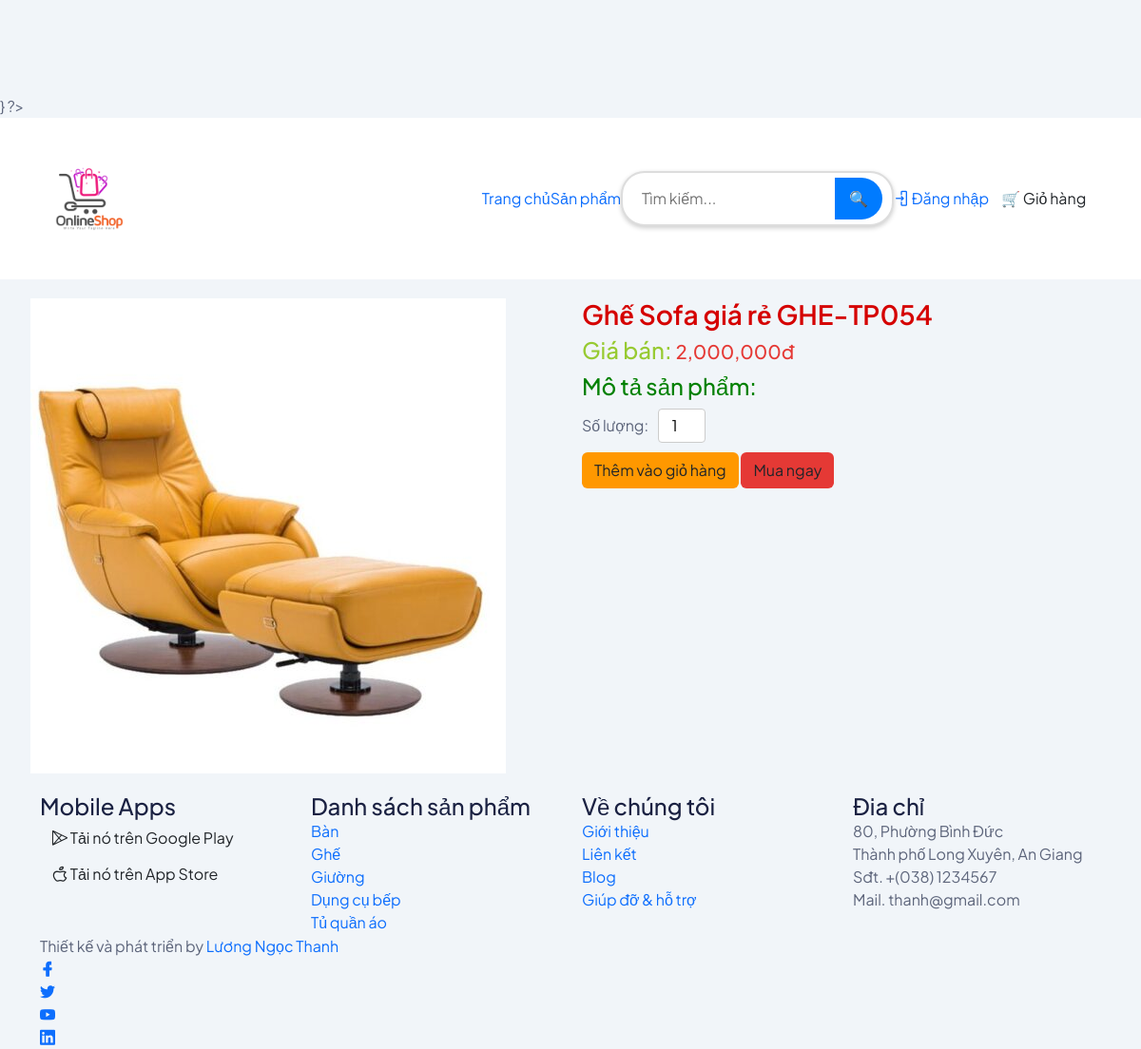
Page /?action=detail&id=7 on the committed database.
### tables this page shows
CREATE TABLE `mathang` (
  `id` int(11) NOT NULL,
  `tenmathang` varchar(255) NOT NULL,
  `mota` text NOT NULL,
  `giaban` float NOT NULL,
  `giagoc` float NOT NULL,
  `soluongton` int(11) NOT NULL,
  `hinhanh` varchar(255) NOT NULL,
  `luotxem` int(11) NOT NULL,
  `luotmua` int(11) NOT NULL,
  `danhmuc_id` int(11) NOT NULL
);

CREATE TABLE `danhmuc` (
  `id` int(11) NOT NULL,
  `tendanhmuc` varchar(50) NOT NULL,
  `mota` varchar(1000) NOT NULL
);

### model/mathang.php (called while the page is built, shortened)
<?php
class MATHANG{
    public function laymathangtheodanhmuc($danhmuc_id){
        $dbcon = DATABASE::connect();
        try{
            $sql = "SELECT * FROM mathang WHERE danhmuc_id=:madm" ;
            $cmd = $dbcon->prepare($sql);
			$cmd->bindValue(":madm",$danhmuc_id);
            $cmd->execute();
            $result = $cmd->fetchAll();
            return $result;
        }
        catch(PDOException $e){
            $error_message = $e->getMessage();
            echo "<p>Lỗi truy vấn: $error_message</p>";
            exit();
        }
    }
    public function laymathangtheoid($id){
        $dbcon = DATABASE::connect();
        try{
            $sql = "SELECT * FROM mathang WHERE id=:id";
            $cmd = $dbcon->prepare($sql);
            $cmd->bindValue(":id", $id);
            $cmd->execute();
            $result = $cmd->fetch();
            return $result;
        }
        catch(PDOException $e){
            $error_message = $e->getMessage();
            echo "<p>Lỗi truy vấn: $error_message</p>";
            exit();
        }
    }
}
?>

### model/danhmuc.php (called while the page is built, shortened)
<?php
class DANHMUC{
    public function laydanhmuc(){
        $dbcon = DATABASE::connect();
        try{
            $sql = "SELECT * FROM danhmuc";
            $cmd = $dbcon->prepare($sql);
            $cmd->execute();
            $result = $cmd->fetchAll();
            return $result;
        }
        catch(PDOException $e){
            $error_message = $e->getMessage();
            echo "<p>Lỗi truy vấn: $error_message</p>";
            exit();
        }
    }
}
?>

### public/inc/top.php (the view, shortened to what this page needs)
<!DOCTYPE html>
<html class="no-js" lang="en">
    <head>
            <link rel="stylesheet" href="../assets/css/bootstrap.min.css" />
            <link rel="stylesheet" href="../assets/css/LineIcons.2.0.css" />
            <link rel="stylesheet" href="../assets/css/animate.css" />
            <link rel="stylesheet" href="../assets/css/tiny-slider.css" />
            <link rel="stylesheet" href="../assets/css/glightbox.min.css" />
            <link rel="stylesheet" href="../assets/css/main.css" />
        </head>
        <body>
            <header class="header navbar-area">
                <div class="container">
                    <div class="row align-items-center">
                        <div class="col-lg-12">
                            <div class="nav-inner">
                                <nav class="navbar navbar-expand-lg">
                                    <a class="navbar-brand" href="index.php">
                                        <img style="width: 100px; height: 100px;" src="../assets/images/logo/logo.png" alt="Logo">
                                    </a>
                                    <div class="collapse navbar-collapse sub-menu-bar" id="navbarSupportedContent">
                                        <ul id="nav" class="navbar-nav ms-auto">
                                            <li class="nav-item">
                                                <a class="dd-menu collapsed" href="index.php"
                                                >Trang chủ</a>
                                            </li>
                                            <li class="nav-item">
                                                <a href="javascript:void(0)" aria-label="Toggle navigation">Sản phẩm</a>
                                            </li>
                                        </ul>
                                        </div>
                                        <div class="search-container">
                                            <input type="text" placeholder="Tìm kiếm..." class="search-input">
                                            <button class="search-button">🔍</button>
                                        </div>
                                        <div class="login-button">
                                            <?php if(isset($_SESSION["khachhang"])){ ?>
                                            <ul class="navbar-nav me-auto mb-2 mb-lg-0 ms-lg-4">
                                                <li class="nav-item"><a class="nav-link text-warning" href="index.php?action=thongtin" >Chào <?php echo $_SESSION["khachhang"]["hoten"]; ?></a></li>
                                                <li class="nav-item"><a class="nav-link" href="index.php?action=dangxuat">Đăng xuất</a></li>
                                            </ul>
                                            <?php } else{ ?>
                                            <ul>
                                                <li>
                                                    <a href="index.php?action=dangnhap"><i class="lni lni-enter"></i> Đăng nhập</a>
                                                </li>
                                            </ul>
                                            <?php } ?>
                                        </div>
                                        <div class="button header-button">
                                            <a class="btn" href="index.php?action=giohang">🛒 Giỏ hàng <span class="cart-count"></span></a>
                                        </div>
                                        </nav>
                                    </div>
                                </div>
                                </div>
                                </div>
                            </header>

### public/detail.php (shortened to what this page needs)
<?php include("inc/top.php"); ?>
<div class="row" style="margin: 20px;">
  <div class="col-sm-6">
    <div><img src="../<?php echo $mhct["hinhanh"]; ?>" alt="<?php echo $m["tenmathang"]; ?>" style="width: 500px;"></div>
  </div>
  <div class="col-sm-6">
      <h2 class="text-danger"><?php echo $mhct["tenmathang"]; ?></h2>
    <div class="product-info">
      <h3 class="text-info">Giá bán:
        <span class="price"><?php echo number_format($mhct["giaban"]); ?>đ</span>
      </h3>
      <div>
        <h3 style="color: green;">Mô tả sản phẩm:
        </h3>
      </div>
      <form method="post">
        <div class="quantity-selector">
        <label for="quantity">Số lượng:</label>
        <input type="number" name="soluong" value="1" min="1">
        </div>
        <div class="actions">
          <input class="add-to-cart btn" type="submit" value="Thêm vào giỏ hàng">
          <input class="buy-now btn" type="submit" value="Mua ngay">
        </div>
      </form>
    </div>
  </div>
</div>
<?php include("inc/bottom.php"); ?>

### public/inc/bottom.php (shortened to what this page needs)
        <footer class="footer">
        <div class="footer-top">
            <div class="container">
                <div class="row">
                    <div class="col-lg-3 col-md-6 col-12">
                        <div class="single-footer mobile-app">
                            <h3>Mobile Apps</h3>
                            <div class="app-button">
                                <a href="javascript:void(0)" class="btn">
                                    <i class="lni lni-play-store"></i>
                                    <span class="text">
                                        <span class="small-text">Tải nó trên</span>
                                        Google Play
                                    </span>
                                </a>
                                <a href="javascript:void(0)" class="btn">
                                    <i class="lni lni-apple"></i>
                                    <span class="text">
                                        <span class="small-text">Tải nó trên</span>
                                        App Store
                                    </span>
                                </a>
                            </div>
                        </div>
                    </div>
                    <div class="col-lg-3 col-md-6 col-12">
                        <div class="single-footer f-link">
                            <h3>Danh sách sản phẩm</h3>
                            <div class="row">
                                <div class="col-lg-6 col-md-6 col-12">
                                    <ul>
                                        <?php foreach ($danhmuc as $d): ?>
                                            <li><a href="?action=group&id=<?php echo $d["id"]; ?>">
                                            <?php echo $d["tendanhmuc"]; ?></a></li>
                                        <?php endforeach; ?>
                                    </ul>
                                </div>
                            </div>
                        </div>
                    </div>
                    <div class="col-lg-3 col-md-6 col-12">
                        <div class="single-footer f-link">
                            <h3>Về chúng tôi</h3>
                            <ul>
                                <li><a href="">Giới thiệu</a></li>
                                <li><a href="">Liên kết</a></li>
                                <li><a href="">Blog</a></li>
                                <li><a href="">Giúp đỡ & hỗ trợ</a></li>
                            </ul>
                        </div>
                    </div>
                    <div class="col-lg-3 col-md-6 col-12">
                        <div class="single-footer f-contact">
                            <h3>Đia chỉ</h3>
                            <ul>
                                <li>80, Phường Bình Đức<br> Thành phố Long Xuyên, An Giang</li>
                                <li>Sđt. +(038) 1234567 <br> Mail. thanh@gmail.com</li>
                            </ul>
                        </div>
                    </div>
                </div>
            </div>
        </div>
        <div class="footer-bottom">
            <div class="container">
                <div class="inner">
                    <div class="row">
                        <div class="col-12">
                            <div class="content">
                                <p class="copyright-text">Thiết kế và phát triển by <a href="https://www.facebook.com/ngocthanh.luong.391420"
                                        rel="nofollow" target="_blank">Lương Ngọc Thanh</a>
                                </p>
                                <ul class="footer-social">
                                    <li><a href="https://www.facebook.com/ngocthanh.luong.391420"><i class="lni lni-facebook-filled"></i></a></li>
                                    <li><a href="javascript:void(0)"><i class="lni lni-twitter-original"></i></a></li>
                                    <li><a href="javascript:void(0)"><i class="lni lni-youtube"></i></a></li>
                                    <li><a href="javascript:void(0)"><i class="lni lni-linkedin-original"></i></a></li>
                                </ul>
                            </div>
                        </div>
                    </div>
                </div>
            </div>
        </div>
    </footer>
    </body>
</html>

### public/inc/top.php (style rules this page uses)
header { position: fixed; top: 0; width: 100%; z-index: 1000; }
body { padding-top: 100px; Điều chỉnh theo chiều cao của header }
.search-container { display: flex; align-items: center; background-color: #fff; border: 2px solid #ddd; border-radius: 25px; padding: 5px 10px; box-shadow: 0 2px 5px rgba(0, 0, 0, 0.2); }
.search-input { border: none; outline: none; padding: 10px; font-size: 16px; flex: 1; border-radius: 25px 0 0 25px; }
.search-button { background-color: #007bff; color: white; border: none; padding: 10px 15px; font-size: 16px; cursor: pointer; border-radius: 0 25px 25px 0; }
.product-info .price { font-size: 20px; color: #e53935; margin: 10px 0; }
.quantity-selector { display: flex; align-items: center; margin: 10px 0; }
.quantity-selector input { width: 50px; text-align: center; margin: 0 10px; padding: 5px; border: 1px solid #ccc; border-radius: 4px; }
.actions .add-to-cart { background-color: #ff9800; }
.actions .buy-now { background-color: #e53935; }

### rows in the picture
mathang: hinhanh (picture), tenmathang "Ghế Sofa giá rẻ GHE-TP054", giaban "2,000,000"
danhmuc: tendanhmuc "Bàn"
danhmuc: tendanhmuc "Ghế"
danhmuc: tendanhmuc "Giường"
danhmuc: tendanhmuc "Dụng cụ bếp"
danhmuc: tendanhmuc "Tủ quần áo"
